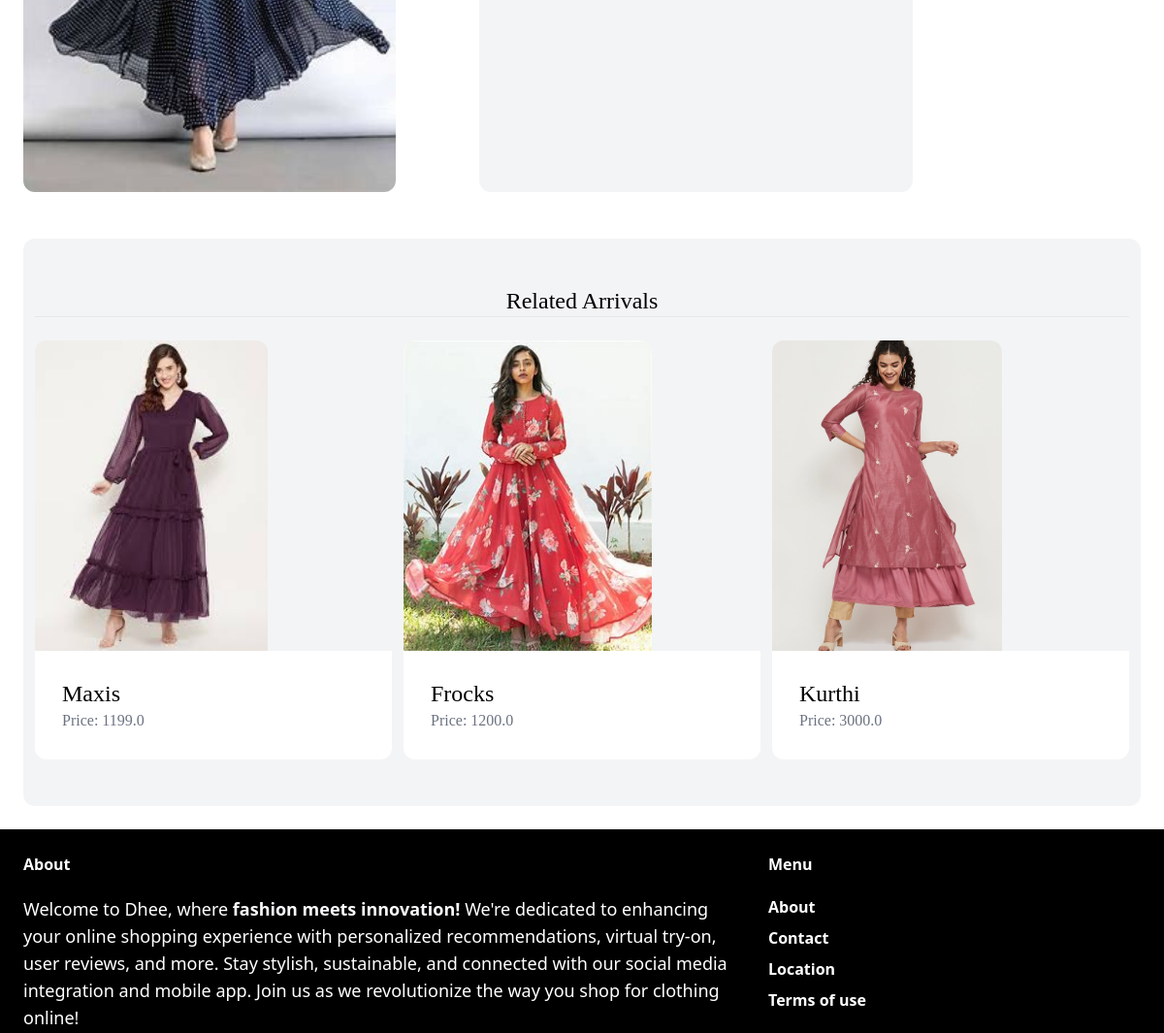
Page /items/3/ (middle part) on the earlier database version.
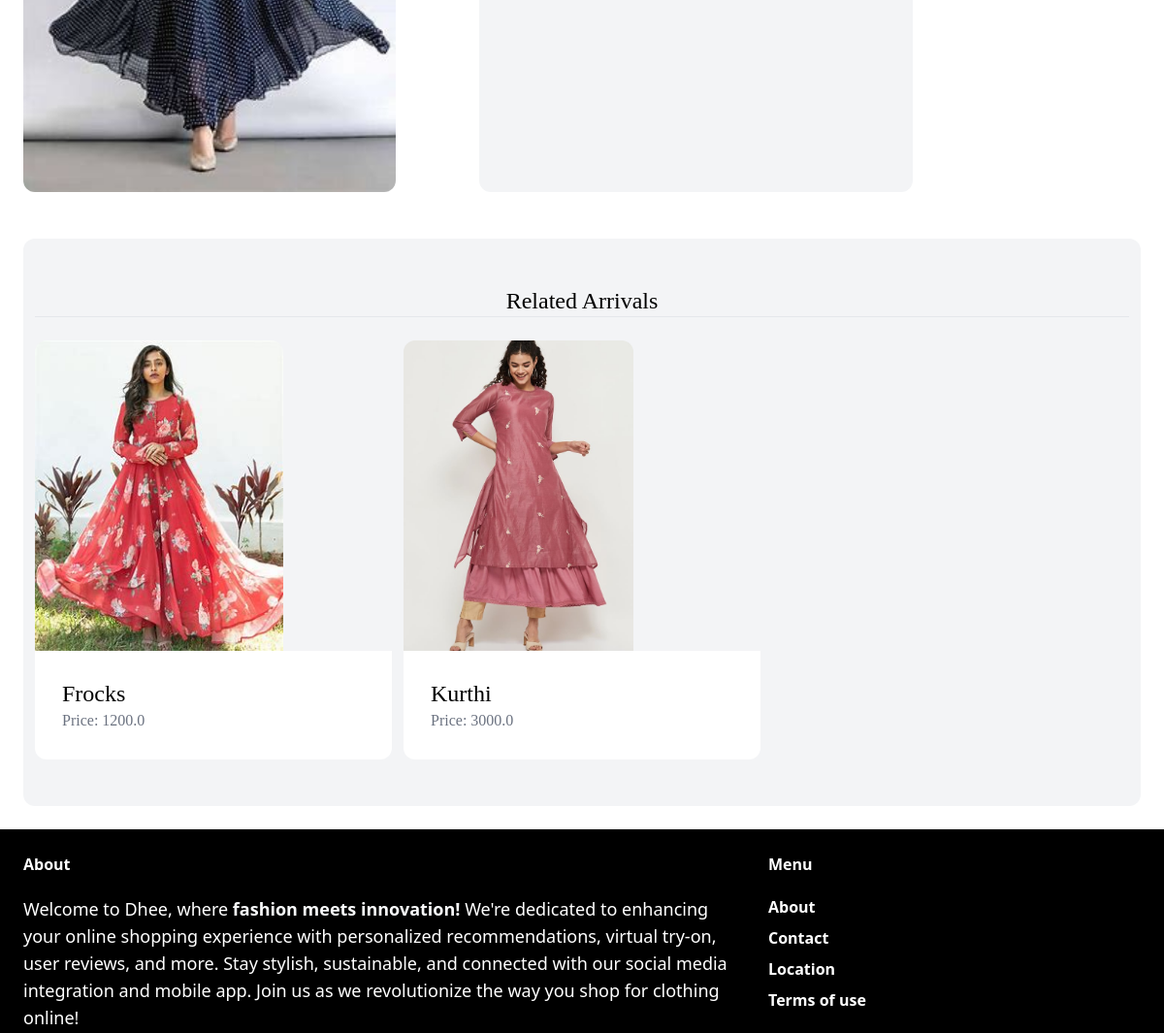
Same page on the later database version.
### item/models.py (models this page shows, shortened)
class Item(models.Model):
    category = models.ForeignKey(Category, related_name='items', on_delete=models.CASCADE)
    name = models.CharField(max_length=255)
    description = models.TextField(blank=True, null=True)
    price = models.FloatField()
    image = models.ImageField(upload_to='item_images', blank=True, null=True)
    is_sold = models.BooleanField(default=False)
    created_by = models.ForeignKey(User, related_name='items', on_delete=models.CASCADE)
    created_at = models.DateTimeField(auto_now_add=True)

### item/views.py (the view)
# urls.py: path('<int:pk>/',views.detail,name='detail'),
def detail(request,pk):
    item=get_object_or_404(Item,pk=pk)
    related_items=Item.objects.filter(category=item.category,is_sold=False).exclude(pk=pk)[0:3]
    return render(request,'item/detail.html',{
        'item':item,
        'related_items':related_items
    })

### item/templates/item/detail.html (shortened to what this page needs)
{% extends 'app/base.html' %}
{% block content %}
<div class="grid grid-cols-5 gap-6">
    <div class="col-span-2 bg-white-300">
        <img src="{{ item.image.url }}" class="rounded-xl object-fill h-68 w-96">
    </div>
    <div class="col-span-2 bg-gray-100 p-6 rounded-xl h-41 text-center">
    </div>
</div>
<div class="mt-12 px-3 py-12 bg-gray-100 rounded-xl">
    <h2 class="mb-6 text-2xl text-center border-b font-serif">Related Arrivals</h2>
    <div class="grid grid-cols-3 gap-3">
        {% for related_item in related_items %}
        <div class="items-center">
            <a href="{% url 'item:detail' related_item.id %}">
                <img src="{{ related_item.image.url }}" class="rounded-t-xl object-fill h-80 w-30 img-center">
                <div class="p-7 bg-white rounded-b-xl">
                    <h2 class="text-2xl font-serif">{{ related_item.name }}</h2>
                    <p class="text-gray-500 font-serif">Price: {{ related_item.price }}</p>
                </div>
            </a>
        </div>
        {% endfor %}
    </div>
</div>
{% endblock %}

Differences in the rows shown:
removed Item: image (picture), name "Maxis", price "1199.0"
